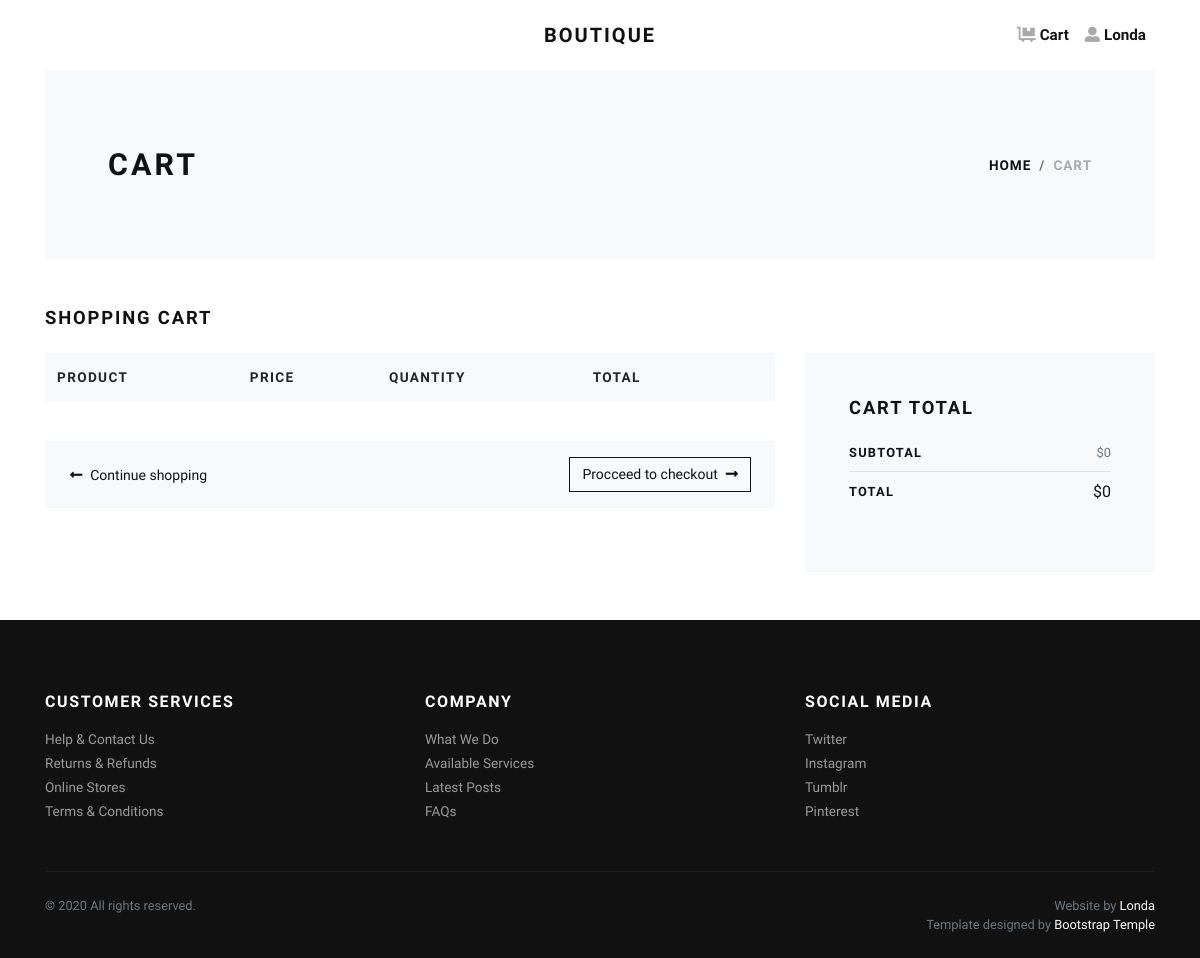
The page /Cart/ (signed in) on the database as committed earlier.
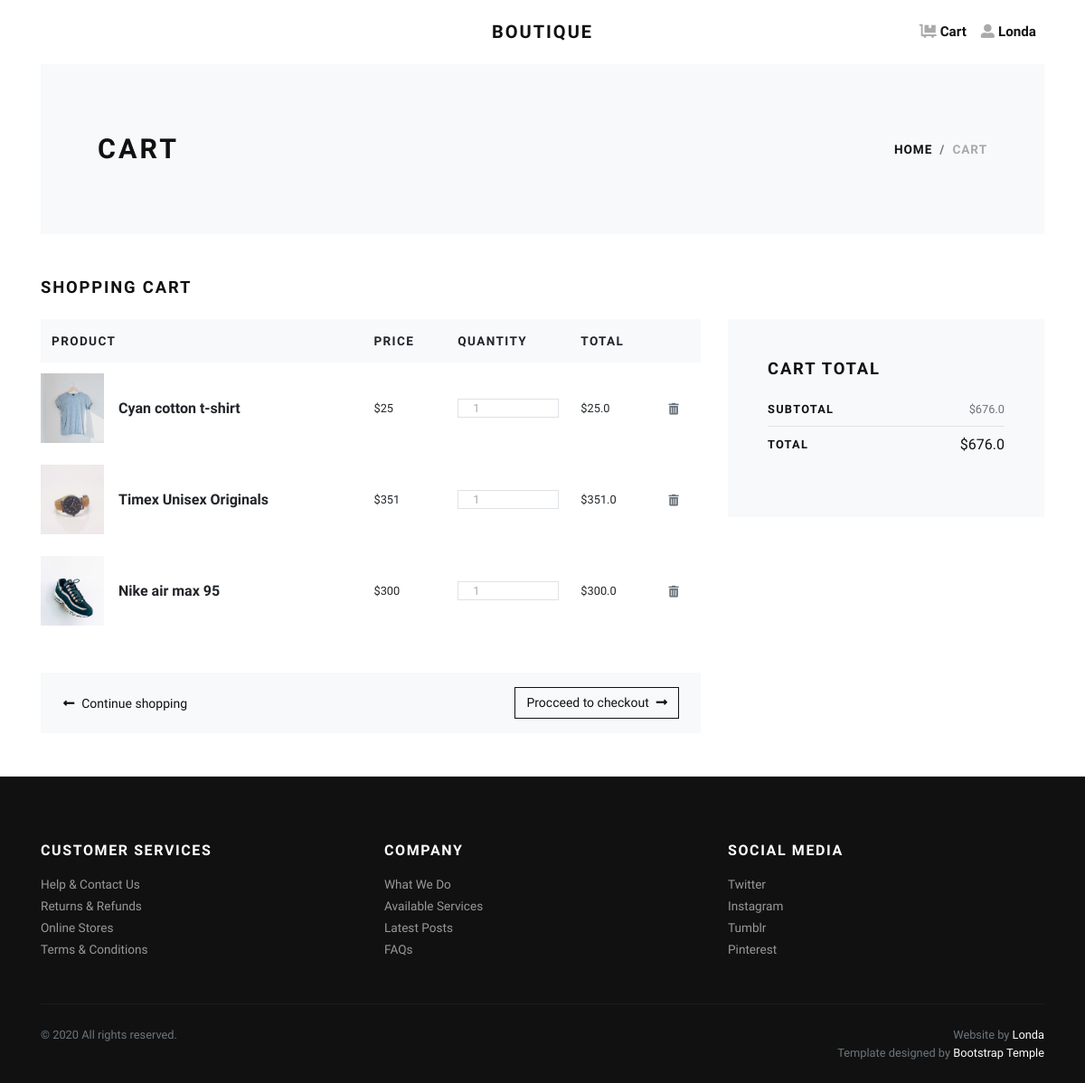
The same page on the database as committed later.
### Cart/models.py (models this page shows, shortened)
class Order(models.Model):
    user = models.ForeignKey(User, null=True, on_delete=models.CASCADE)
    product = models.ForeignKey(Product, on_delete=models.CASCADE)
    quantity = models.IntegerField()
    total_price = models.FloatField()
    complete = models.BooleanField()
    def get_absolute_url(self):
        return reverse('Cart:delete', kwargs={'id': self.id})

### Store/models.py (models this page shows, shortened)
class Product(models.Model):
    thumbnail = models.ImageField(upload_to='Product_thumbnail')
    name = models.CharField(max_length=60)
    description = models.TextField()
    specifications = models.TextField(default='Product Specs')
    price = models.IntegerField()
    quantity = models.IntegerField()
    SKU = models.IntegerField()
    category = models.ForeignKey(Categories, on_delete=models.CASCADE, null=True, blank=True)
    subcategory = models.ManyToManyField(Subcategories)
    trending = models.BooleanField(default=False)
    def get_absolute_url(self):
        return reverse('Store:details', kwargs={'id': self.id})

### Cart/views.py (the view)
# urls.py: path('', CartView, name='cart'),
@login_required
def CartView(request):
    total = 0
    order_qs = Order.objects.filter(user=request.user)
    for orders in order_qs:
        total = total + orders.total_price
    context = {
        'orders': order_qs,
        'Total': total
    }
    return render(request, 'Cart/cart.html', context)

### Cart/templates/Cart/cart.html (shortened to what this page needs)
{% extends 'Cart/base.html' %}
{% load static %}
{% block content %}
      <div class="container">
        <section class="py-5 bg-light">
          <div class="container">
            <div class="row px-4 px-lg-5 py-lg-4 align-items-center">
              <div class="col-lg-6">
                <h1 class="h2 text-uppercase mb-0">Cart</h1>
              </div>
              <div class="col-lg-6 text-lg-right">
                <nav aria-label="breadcrumb">
                  <ol class="breadcrumb justify-content-lg-end mb-0 px-0">
                    <li class="breadcrumb-item"><a href="index.html">Home</a></li>
                    <li class="breadcrumb-item active" aria-current="page">Cart</li>
                  </ol>
                </nav>
              </div>
            </div>
          </div>
        </section>
        <section class="py-5">
          <h2 class="h5 text-uppercase mb-4">Shopping cart</h2>
          <div class="row">
            <div class="col-lg-8 mb-4 mb-lg-0">
              <div class="table-responsive mb-4">
                <table class="table">
                  <thead class="bg-light">
                    <tr>
                      <th class="border-0" scope="col"> <strong class="text-small text-uppercase">Product</strong></th>
                      <th class="border-0" scope="col"> <strong class="text-small text-uppercase">Price</strong></th>
                      <th class="border-0" scope="col"> <strong class="text-small text-uppercase">Quantity</strong></th>
                      <th class="border-0" scope="col"> <strong class="text-small text-uppercase">Total</strong></th>
                      <th class="border-0" scope="col"> </th>
                    </tr>
                  </thead>
                  <tbody>
                    {% for order in orders %}
                    <tr>
                      <th class="pl-0 border-0" scope="row">
                        <div class="media align-items-center"><a class="reset-anchor d-block animsition-link" href="{{ order.product.get_absolute_url }}"><img src="{{ order.product.thumbnail.url }}" alt="..." width="70"/></a>
                          <div class="media-body ml-3"><strong class="h6"><a class="reset-anchor animsition-link" href="{{ order.product.get_absolute_url }}">{{ order.product.name }}</a></strong></div>
                        </div>
                      </th>
                      <td class="align-middle border-0">
                        <p class="mb-0 small">${{ order.product.price}}</p>
                      </td>
                      <td class="align-middle border-0">
                        <div class="border d-flex align-items-center justify-content-between px-3"><span class="small text-uppercase text-gray headings-font-family">{{ order.quantity }}</span>
                        </div>
                      </td>
                      <td class="align-middle border-0">
                        <p class="mb-0 small">${{ order.total_price }}</p>
                      </td>
                      <td class="align-middle border-0"><a class="reset-anchor" href="{{ order.get_absolute_url }}"><i class="fas fa-trash-alt small text-muted"></i></a></td>
                    </tr>
                  {% endfor %}
                  </tbody>
                </table>
              </div>
              <div class="bg-light px-4 py-3">
                <div class="row align-items-center text-center">
                  <div class="col-md-6 mb-3 mb-md-0 text-md-left"><a class="btn btn-link p-0 text-dark btn-sm" href="{% url 'Store:products' %}"><i class="fas fa-long-arrow-alt-left mr-2"> </i>Continue shopping</a></div>
                  <div class="col-md-6 text-md-right"><a class="btn btn-outline-dark btn-sm" href="{% url 'Cart:checkout' %}">Procceed to checkout<i class="fas fa-long-arrow-alt-right ml-2"></i></a></div>
                </div>
              </div>
            </div>
            <div class="col-lg-4">
              <div class="card border-0 rounded-0 p-lg-4 bg-light">
                <div class="card-body">
                  <h5 class="text-uppercase mb-4">Cart total</h5>
                  <ul class="list-unstyled mb-0">
                    <li class="d-flex align-items-center justify-content-between"><strong class="text-uppercase small font-weight-bold">Subtotal</strong><span class="text-muted small">${{ Total }}</span></li>
                    <li class="border-bottom my-2"></li>
                    <li class="d-flex align-items-center justify-content-between mb-4"><strong class="text-uppercase small font-weight-bold">Total</strong><span>${{ Total }}</span></li>
                  </ul>
                </div>
              </div>
            </div>
          </div>
        </section>
      </div>
      <link rel="stylesheet" href="https://use.fontawesome.com/releases/v5.7.1/css/all.css">
{% endblock content %}

### Cart/templates/Cart/base.html (shortened to what this page needs)
<!DOCTYPE html>
<html>
  <head>
    {% load static %}
    <link rel="stylesheet" href="{% static 'Store/vendor/bootstrap/css/bootstrap.min.css' %}">
    <link rel="stylesheet" href="{% static 'Store/vendor/lightbox2/css/lightbox.min.css' %}">
    <link rel="stylesheet" href="{% static 'Store/vendor/nouislider/nouislider.min.css' %}">
    <link rel="stylesheet" href="{% static 'Store/vendor/bootstrap-select/css/bootstrap-select.min.css' %}">
    <link rel="stylesheet" href="{% static 'Store/vendor/owl.carousel2/assets/owl.carousel.min.css' %}">
    <link rel="stylesheet" href="{% static 'Store/vendor/owl.carousel2/assets/owl.theme.default.css' %}">
    <link rel="stylesheet" href="{% static 'Store/css/style.default.css' %}" id="theme-stylesheet">
  </head>
  <body>
    <div class="page-holder">
      <header class="header bg-white">
        <div class="container px-0 px-lg-3">
          <nav class="navbar navbar-expand-lg navbar-light py-3 px-lg-0">
            <a class="navbar-brand" href="{% url 'Store:home' %}">
              <span class="font-weight-bold text-uppercase text-dark">
                Boutique
              </span>
            </a>
            <div class="collapse navbar-collapse" id="navbarSupportedContent">
              <ul class="navbar-nav ml-auto">
                <li class="nav-item"><a class="nav-link" href="{% url 'Cart:cart' %}">
                  <i class="fas fa-dolly-flatbed mr-1 text-gray"></i>Cart
                </a>
                </li>
                <li class="nav-item">
                  {% if user.is_authenticated %}
                  <a class="nav-link" href="{% url 'User:logout' %}">
                    <i class="fas fa-user-alt mr-1 text-gray"></i>{{ user.username }}
                  </a>
                  {% else %}
                  <a class="nav-link" href="{% url 'User:login' %}">
                    <i class="fas fa-user-alt mr-1 text-gray"></i>Login
                  </a>
                  {% endif %}
                </li>
              </ul>
            </div>
          </nav>
        </div>
      </header>
        {% block content %}{% endblock %}
      <footer class="bg-dark text-white">
        <div class="container py-4">
          <div class="row py-5">
            <div class="col-md-4 mb-3 mb-md-0">
              <h6 class="text-uppercase mb-3">Customer services</h6>
              <ul class="list-unstyled mb-0">
                <li><a class="footer-link" href="#">Help &amp; Contact Us</a></li>
                <li><a class="footer-link" href="#">Returns &amp; Refunds</a></li>
                <li><a class="footer-link" href="#">Online Stores</a></li>
                <li><a class="footer-link" href="#">Terms &amp; Conditions</a></li>
              </ul>
            </div>
            <div class="col-md-4 mb-3 mb-md-0">
              <h6 class="text-uppercase mb-3">Company</h6>
              <ul class="list-unstyled mb-0">
                <li><a class="footer-link" href="#">What We Do</a></li>
                <li><a class="footer-link" href="#">Available Services</a></li>
                <li><a class="footer-link" href="#">Latest Posts</a></li>
                <li><a class="footer-link" href="#">FAQs</a></li>
              </ul>
            </div>
            <div class="col-md-4">
              <h6 class="text-uppercase mb-3">Social media</h6>
              <ul class="list-unstyled mb-0">
                <li><a class="footer-link" href="#">Twitter</a></li>
                <li><a class="footer-link" href="#">Instagram</a></li>
                <li><a class="footer-link" href="#">Tumblr</a></li>
                <li><a class="footer-link" href="#">Pinterest</a></li>
              </ul>
            </div>
          </div>
          <div class="border-top pt-4" style="border-color: #1d1d1d !important">
            <div class="row">
              <div class="col-lg-6">
                <p class="small text-muted mb-0">&copy; 2020 All rights reserved.</p>
              </div>
              <div class="col-lg-6 text-lg-right">
                <p class="small text-muted mb-0">Website by <a class="text-white reset-anchor" href="https://github.com/Londa-LG">Londa</a></p>
                <p class="small text-muted mb-0">Template designed by <a class="text-white reset-anchor" href="https://bootstraptemple.com/p/bootstrap-ecommerce">Bootstrap Temple</a></p>
                </div>
            </div>
          </div>
        </div>
      </footer>
      </div>
  </body>
</html>

### Store/static/Store/css/style.default.css (style rules this page uses)
.text-small { font-size: 0.85rem !important; }
.text-gray { color: #aaa !important; }
strong { font-weight: 700; }
.navbar { position: relative; }
@media (min-width: 992px) { .navbar-brand { position: absolute; top: 50%; left: 50%; -webkit-transform: translate(-50%, -50%); transform: translate(-50%, -50%); } }
.footer-link { font-size: 0.85rem; position: relative; color: #999; transition: all 0.3s; }
.footer-link::before { content: '\f0da'; display: inline-block; font-family: 'Font Awesome\ 5 Free'; font-weight: 900; position: absolute; top: 50%; left: 0; -webkit-transform: translateY(-50%); transform: translateY(-50%); color: #fff; transition: all 0.3s; opacity: 0; }
.text-uppercase { text-transform: uppercase; letter-spacing: 0.1em; }
.border { border: 1px solid #dee2e6 !important; }
.reset-anchor { color: inherit; transition: all 0.3s; }
.headings-font-family { font-family: inherit !important; }
.navbar { padding: 0.5rem 1rem; }
.navbar-brand { display: inline-block; padding-top: 0.3125rem; padding-bottom: 0.3125rem; margin-right: 1rem; font-size: 1.25rem; }
.navbar-light .navbar-brand { color: #dcb14a; }
.navbar-light .navbar-nav .nav-link { color: rgba(17, 17, 17, 0.99); font-weight: 800; font-size: 0.95rem; transition: all 0.3s; }
.btn { font-weight: 400; border: 1px solid transparent; font-family: inherit; padding: 0.375rem 1.5rem; font-size: 1rem; line-height: 1.5; border-radius: 0; transition: color 0.15s ease-in-out, background-color 0.15s ease-in-out, border-color 0.15s ease-in-out, box-shadow 0.15s ease-in-out; }
.btn-link { font-weight: 400; color: #dcb14a; }
.btn-outline-dark { color: #111111; background-color: transparent; background-image: none; border-color: #111111; }
.btn-sm { padding: 0.375rem 0.75rem; font-size: 0.875rem; line-height: 1.5; border-radius: 0; }
body { font-family: "Libre Franklin", sans-serif; font-size: 1rem; font-weight: 400; line-height: 1.5; color: #111111; background-color: #fff; }
a { color: #dcb14a; text-decoration: none; }
h1, h2, h3, h4, h5, h6, .h1, .h2, .h3, .h4, .h5, .h6 { margin-bottom: 0.5rem; font-family: inherit; font-weight: 900; line-height: 1.2; color: inherit; }
h1, .h1 { font-size: 2.2rem; }
h2, .h2 { font-size: 1.9rem; }
h5, .h5 { font-size: 1.15rem; }
h6, .h6 { font-size: 1rem; }
small, .small { font-size: 80%; font-weight: 400; }
.bg-light { background-color: #f8f9fa !important; }
.bg-dark { background-color: #111111 !important; }
.text-dark { color: #111111 !important; }
.nav-link { padding: 0.5rem 1rem; }
.card { background-color: #fff; border: 1px solid rgba(17, 17, 17, 0.125); border-radius: 0; }
.card-body { padding: 1.25rem; }
.breadcrumb { background: #f8f9fa; }
.breadcrumb-item { font-size: 0.85rem; text-transform: uppercase; letter-spacing: 0.07em; font-weight: 900; color: #111111; }
.breadcrumb-item a { color: inherit; transition: all 0.3s; }
.breadcrumb-item.active { color: #aaa; }

Rows that differ between the two databases and show on the page:
added Order: product.thumbnail (picture), product.name "Cyan cotton t-shirt", product.price "25", quantity "1", total_price "25.0"
added Order: product.thumbnail (picture), product.name "Timex Unisex Originals", product.price "351", quantity "1", total_price "351.0"
added Order: product.thumbnail (picture), product.name "Nike air max 95", product.price "300", quantity "1", total_price "300.0"
Other text that changed with them:
{{ Total }}: "0" → "676.0"
